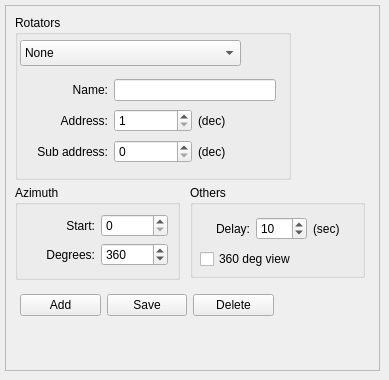
      <widget class="QWidget" name="tabRotators">
       <attribute name="title">
        <string>Rotators</string>
       </attribute>
       <widget class="QFrame" name="frameRotators">
        <property name="geometry">
         <rect>
          <x>5</x>
          <y>5</y>
          <width>375</width>
          <height>366</height>
         </rect>
        </property>
        <property name="frameShape">
         <enum>QFrame::StyledPanel</enum>
        </property>
        <property name="frameShadow">
         <enum>QFrame::Raised</enum>
        </property>
        <widget class="QGroupBox" name="groupBoxRotatorAzimuth">
         <property name="geometry">
          <rect>
           <x>10</x>
           <y>180</y>
           <width>165</width>
           <height>95</height>
          </rect>
         </property>
         <property name="title">
          <string>Azimuth</string>
         </property>
         <layout class="QHBoxLayout" name="horizontalLayout_3">
          <item>
           <layout class="QGridLayout" name="gridLayout_11">
            <item row="0" column="0">
             <widget class="QLabel" name="labelRotatorStart">
              <property name="text">
               <string>Start:</string>
              </property>
              <property name="alignment">
               <set>Qt::AlignRight|Qt::AlignTrailing|Qt::AlignVCenter</set>
              </property>
             </widget>
            </item>
            <item row="0" column="1">
             <widget class="QSpinBox" name="spinBoxRotatorStartAzimuth">
              <property name="frame">
               <bool>true</bool>
              </property>
              <property name="minimum">
               <number>0</number>
              </property>
              <property name="maximum">
               <number>359</number>
              </property>
              <property name="value">
               <number>0</number>
              </property>
             </widget>
            </item>
            <item row="1" column="0">
             <widget class="QLabel" name="labelRotatorStop">
              <property name="text">
               <string>Degrees:</string>
              </property>
              <property name="alignment">
               <set>Qt::AlignRight|Qt::AlignTrailing|Qt::AlignVCenter</set>
              </property>
             </widget>
            </item>
            <item row="1" column="1">
             <widget class="QSpinBox" name="spinBoxRotatorDegreesAzimuth">
              <property name="minimum">
               <number>0</number>
              </property>
              <property name="maximum">
               <number>1000</number>
              </property>
              <property name="value">
               <number>360</number>
              </property>
             </widget>
            </item>
           </layout>
          </item>
         </layout>
        </widget>
        <widget class="QGroupBox" name="groupBoxRotators">
         <property name="geometry">
          <rect>
           <x>10</x>
           <y>10</y>
           <width>276</width>
           <height>165</height>
          </rect>
         </property>
         <property name="title">
          <string>Rotators</string>
         </property>
         <widget class="QComboBox" name="comboBoxRotators">
          <property name="geometry">
           <rect>
            <x>5</x>
            <y>25</y>
            <width>221</width>
            <height>26</height>
           </rect>
          </property>
          <item>
           <property name="text">
            <string>None</string>
           </property>
          </item>
         </widget>
         <widget class="QWidget" name="layoutWidget">
          <property name="geometry">
           <rect>
            <x>15</x>
            <y>62</y>
            <width>246</width>
            <height>91</height>
           </rect>
          </property>
          <layout class="QGridLayout" name="gridLayout_7">
           <item row="0" column="0">
            <widget class="QLabel" name="labelRotatorName">
             <property name="text">
              <string>Name:</string>
             </property>
             <property name="alignment">
              <set>Qt::AlignRight|Qt::AlignTrailing|Qt::AlignVCenter</set>
             </property>
            </widget>
           </item>
           <item row="0" column="1" colspan="2">
            <widget class="QLineEdit" name="lineEditRotatorName"/>
           </item>
           <item row="1" column="0">
            <widget class="QLabel" name="labelRotatorAddress">
             <property name="text">
              <string>Address:</string>
             </property>
             <property name="alignment">
              <set>Qt::AlignRight|Qt::AlignTrailing|Qt::AlignVCenter</set>
             </property>
            </widget>
           </item>
           <item row="1" column="1">
            <widget class="QSpinBox" name="spinBoxRotatorAddress">
             <property name="minimum">
              <number>1</number>
             </property>
             <property name="maximum">
              <number>255</number>
             </property>
             <property name="value">
              <number>1</number>
             </property>
            </widget>
           </item>
           <item row="1" column="2">
            <widget class="QLabel" name="labelRotatorAddressDec">
             <property name="text">
              <string>(dec)</string>
             </property>
            </widget>
           </item>
           <item row="2" column="0">
            <widget class="QLabel" name="labelRotatorSubAddress">
             <property name="text">
              <string>Sub address:</string>
             </property>
             <property name="alignment">
              <set>Qt::AlignRight|Qt::AlignTrailing|Qt::AlignVCenter</set>
             </property>
            </widget>
           </item>
           <item row="2" column="1">
            <widget class="QSpinBox" name="spinBoxRotatorSubAddress">
             <property name="minimum">
              <number>0</number>
             </property>
             <property name="maximum">
              <number>255</number>
             </property>
             <property name="value">
              <number>0</number>
             </property>
            </widget>
           </item>
           <item row="2" column="2">
            <widget class="QLabel" name="labelRotatorSubAddressDec">
             <property name="text">
              <string>(dec)</string>
             </property>
            </widget>
           </item>
          </layout>
         </widget>
        </widget>
        <widget class="QGroupBox" name="groupBoxRotatorOthers">
         <property name="geometry">
          <rect>
           <x>185</x>
           <y>180</y>
           <width>175</width>
           <height>93</height>
          </rect>
         </property>
         <property name="title">
          <string>Others</string>
         </property>
         <widget class="QWidget" name="layoutWidget">
          <property name="geometry">
           <rect>
            <x>10</x>
            <y>29</y>
            <width>163</width>
            <height>59</height>
           </rect>
          </property>
          <layout class="QGridLayout" name="gridLayout_12">
           <item row="0" column="0">
            <widget class="QLabel" name="labelRotatorDelay">
             <property name="text">
              <string>Delay:</string>
             </property>
             <property name="alignment">
              <set>Qt::AlignRight|Qt::AlignTrailing|Qt::AlignVCenter</set>
             </property>
            </widget>
           </item>
           <item row="0" column="1">
            <widget class="QSpinBox" name="spinBoxRotatorDelay">
             <property name="minimum">
              <number>0</number>
             </property>
             <property name="maximum">
              <number>255</number>
             </property>
             <property name="value">
              <number>10</number>
             </property>
            </widget>
           </item>
           <item row="0" column="2">
            <widget class="QLabel" name="labelRotatorDelaySec">
             <property name="text">
              <string>(sec)</string>
             </property>
            </widget>
           </item>
           <item row="1" column="0" colspan="3">
            <widget class="QCheckBox" name="checkBoxRotator360degView">
             <property name="text">
              <string>360 deg view</string>
             </property>
            </widget>
           </item>
          </layout>
         </widget>
        </widget>
        <widget class="QWidget" name="layoutWidget">
         <property name="geometry">
          <rect>
           <x>15</x>
           <y>285</y>
           <width>254</width>
           <height>31</height>
          </rect>
         </property>
         <layout class="QHBoxLayout" name="horizontalLayout">
          <item>
           <widget class="QPushButton" name="pushButtonRotatorAdd">
            <property name="text">
             <string>Add</string>
            </property>
           </widget>
          </item>
          <item>
           <widget class="QPushButton" name="pushButtonRotatorSave">
            <property name="text">
             <string>Save</string>
            </property>
           </widget>
          </item>
          <item>
           <widget class="QPushButton" name="pushButtonRotatorDelete">
            <property name="text">
             <string>Delete</string>
            </property>
           </widget>
          </item>
         </layout>
        </widget>
       </widget>
      </widget>
